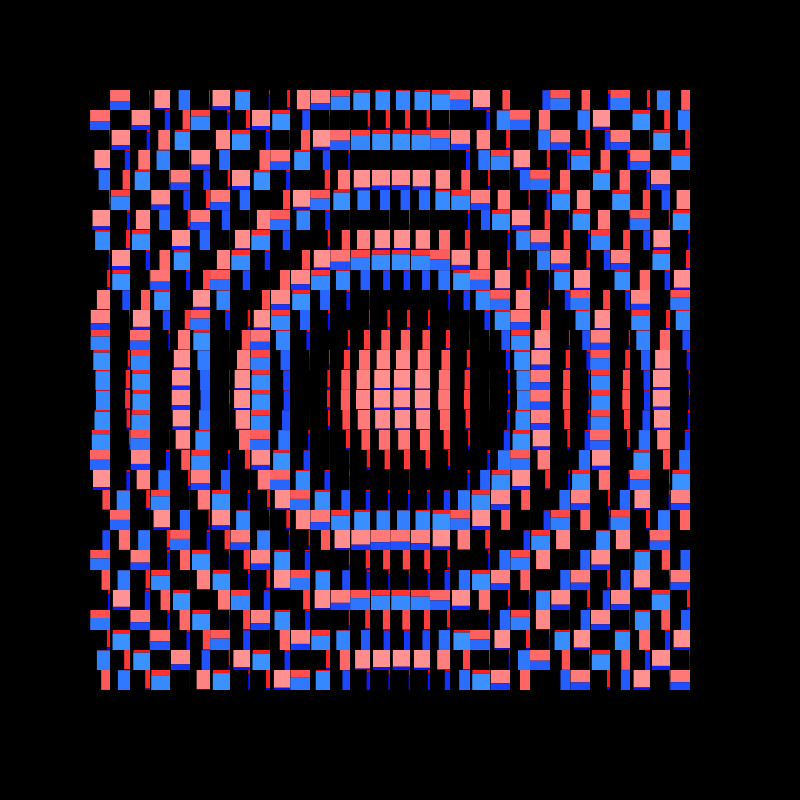
Frame 1 (no input)
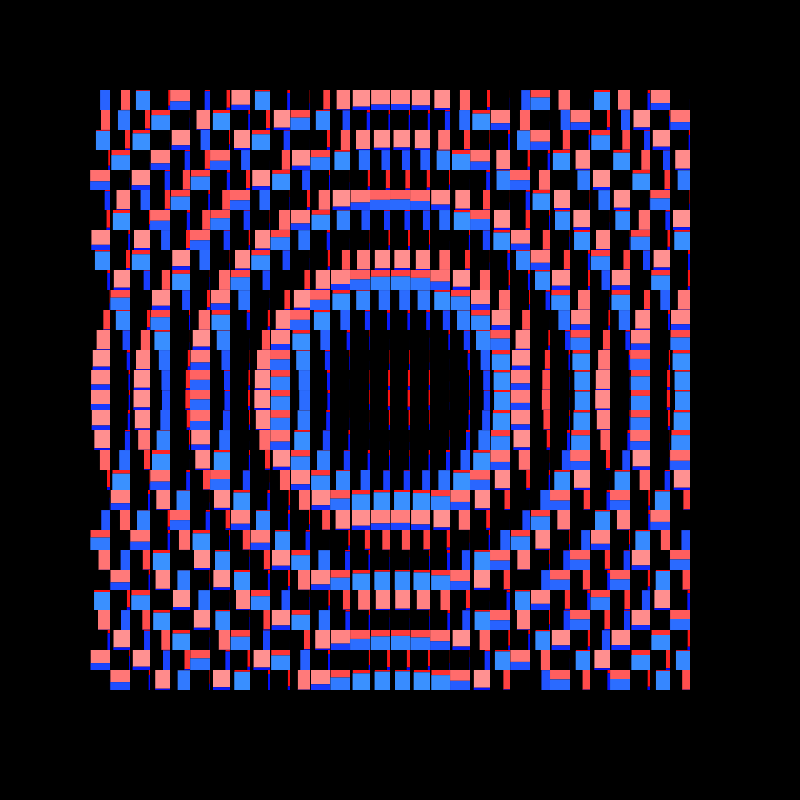
Frame 60 (no input)
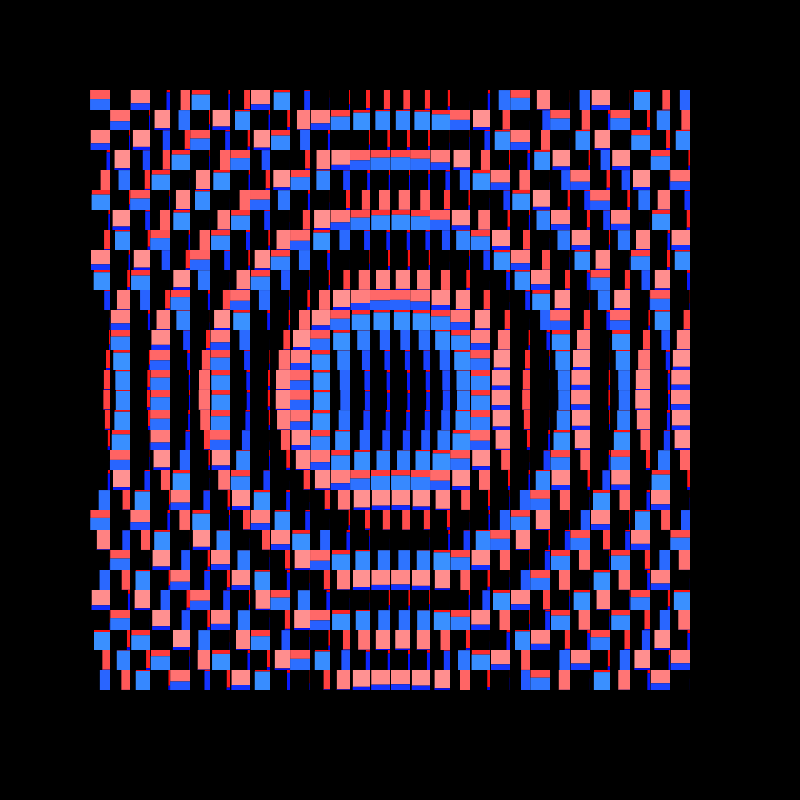
Frame 120 (the mouse pressed at the canvas centre since frame 60)

The p5.js sketch that drew these frames (run headless with seeded random() and noise() and a simulated clock; from frame 60 on, the mouse is pressed at the canvas centre):

// p5.js sketch
// ── sketch.js
let dancer;
const waves = [];
const ocean = 30

function setup() {
  createCanvas(800, 800);
  background(0);

  w = 3/4*width
  h = 3/4*height

  for (let i=0; i<ocean; i++) {
    for (let j=0; j<ocean; j++) {
      waves.push(new Dancer(i*w/ocean+100, j*h/ocean+100, 600/(2*ocean),0.08,3.035*(j*j+i*i)))
    }
  }
}

function draw() {
  background(0);
  stroke(255);
  strokeWeight(1);

  for (let dancer of waves) {
    dancer.transform()
    dancer.illuminate()
  }
}

// ── dancer.js
class Dancer {
  constructor(x,y,d,s,a) {
    this.speed = s;
    this.angle = a;
    this.pos = createVector(x,y);
    this.cx = x;
    this.cy = y;
    this.d = d
  }

  transform() {
    this.pos.x = (this.cx + (this.d)*cos(this.angle))
    this.pos.y = (this.cy+(this.d)*sin(this.angle))
    this.angle = this.angle + this.speed

    if (this.pos.x<this.cx-this.d) {
      this.pos.set(this.cx-this.d, this.pos.y)
    } else if (this.pos.x>this.cx+this.d) {
      this.pos.set(this.cx+this.d, this.pos.y)
    }

    if (this.pos.y<this.cy-this.d) {
      this.pos.set(this.pos.x, this.cy-this.d)
    } else if (this.pos.y>this.cy+this.d) {
      this.pos.set(this.pos.x, this.cy+this.d)
    }
  }

  illuminate() {
    let a = (this.pos.x-this.cx+this.d)*(this.cy+this.d-this.pos.y)
    let c = color(a/3,a/10,255)
    noStroke()
    fill(0)
    rect(this.cx-this.d, this.pos.y, this.pos.x-this.cx+this.d, this.cy+this.d-this.pos.y);

    a = (this.cx+this.d-this.pos.x)*(this.pos.y-this.cy+this.d)
    c = color(255,a/2,a/2)
    fill(c)
    rect(this.pos.x, this.cy-this.d, this.cx+this.d-this.pos.x, this.pos.y-this.cy+this.d);

    a = (this.pos.x-this.cx+this.d)*(this.pos.y-this.cy+this.d)
    c = color(a/6,a/10,a/2)
    fill(0)
    rect(this.cx-this.d, this.cy-this.d, this.pos.x-this.cx+this.d, this.pos.y-this.cy+this.d);

    a = (this.cx+this.d-this.pos.x)*(this.cy-this.pos.y+this.d)
    c = color(a/5,a/2,255)
    fill(c)
    rect(this.pos.x, this.pos.y, this.cx+this.d-this.pos.x, this.cy-this.pos.y+this.d);
  }
}
